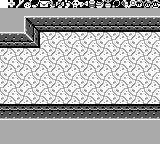

A 2D game scene composited from a Tiled map and its tileset images. What follows is a short description and the map's XML, with every tile layer's data as written:
An orthogonal 20x18 tile map with 8x8 px tiles, 2 tile layers (bg, Tile Layer 1), 6 tilesets.

<map version="1.2" tiledversion="1.2.2" orientation="orthogonal" renderorder="right-down" width="20" height="18" tilewidth="8" tileheight="8" infinite="0" nextlayerid="3" nextobjectid="1">
 <tileset firstgid="1" source="items-2.tsx" />
 <tileset firstgid="65" source="floor-i.tsx" />
 <tileset firstgid="81" source="dungeon-items.tsx" />
 <tileset firstgid="97" source="overworld-landscape.tsx" />
 <tileset firstgid="193" source="walls-a.tsx" />
 <tileset firstgid="225" source="font.tsx" />
 <layer id="1" name="bg" width="20" height="18">
  <data encoding="csv">
173,50,51,52,53,54,55,56,57,58,49,96,94,95,42,173,173,173,173,173,
65,66,65,66,65,66,65,66,65,66,65,66,65,66,65,66,65,66,65,66,
67,68,67,68,67,68,67,68,67,68,67,68,67,68,67,68,67,68,67,68,
65,66,65,66,65,66,65,66,65,66,65,66,65,66,65,66,65,66,65,66,
67,68,67,68,67,68,67,68,67,68,67,68,67,68,67,68,67,68,67,68,
65,66,65,66,65,66,65,66,65,66,65,66,65,66,65,66,65,66,65,66,
67,68,67,68,67,68,67,68,67,68,67,68,67,68,67,68,67,68,67,68,
65,66,65,66,65,66,65,66,65,66,65,66,65,66,65,66,65,66,65,66,
67,68,67,68,67,68,67,68,67,68,67,68,67,68,67,68,67,68,67,68,
65,66,65,66,65,66,65,66,65,66,65,66,65,66,65,66,65,66,65,66,
67,68,67,68,67,68,67,68,67,68,67,68,67,68,67,68,67,68,67,68,
65,66,65,66,65,66,65,66,65,66,65,66,65,66,65,66,65,66,65,66,
67,68,67,68,67,68,67,68,67,68,67,68,67,68,67,68,67,68,67,68,
65,66,65,66,65,66,65,66,65,66,65,66,65,66,65,66,65,66,65,66,
67,68,67,68,67,68,67,68,67,68,67,68,67,68,67,68,67,68,67,68,
65,66,65,66,65,66,65,66,65,66,65,66,65,66,65,66,65,66,65,66,
67,68,67,68,67,68,67,68,67,68,67,68,67,68,67,68,67,68,67,68,
65,66,65,66,65,66,65,66,65,66,65,66,65,66,65,66,65,66,65,66
</data>
 </layer>
 <layer id="2" name="Tile Layer 1" width="20" height="18">
  <data encoding="csv">
192,359,372,373,375,360,361,362,363,365,369,370,371,374,377,378,379,366,367,368,
189,189,189,189,189,189,189,189,189,189,189,189,189,189,189,189,189,189,189,189,
189,189,189,2684354755,2684354763,2684354763,2684354763,2684354763,2684354763,2684354763,2684354763,2684354763,2684354763,2684354763,2684354763,2684354763,2684354763,2684354763,2684354763,2684354763,
189,189,189,203,2684354771,217,217,217,217,217,217,217,217,217,217,217,217,217,217,217,
2684354763,2684354763,2684354763,1073742023,1610612953,0,0,0,0,0,0,0,0,0,0,0,0,0,0,0,
217,217,217,217,3221225688,0,0,0,0,0,0,0,0,0,0,0,0,0,0,0,
0,0,0,0,0,0,0,0,0,0,0,0,0,0,0,0,0,0,0,0,
0,0,0,0,0,0,0,0,0,0,0,0,0,0,0,0,0,0,0,0,
0,0,0,0,0,0,0,0,0,0,0,0,0,0,0,0,0,0,0,0,
0,0,0,0,0,0,0,0,0,0,0,0,0,0,0,0,0,0,0,0,
0,0,0,0,0,0,0,0,0,0,0,0,0,0,0,0,0,0,0,0,
0,0,0,0,0,0,0,0,0,0,0,0,0,0,0,0,0,0,0,0,
0,0,0,0,0,0,0,0,0,0,0,0,0,0,0,0,0,0,0,0,
3221225689,3221225689,3221225689,3221225689,3221225689,3221225689,3221225689,3221225689,3221225689,3221225689,3221225689,3221225689,3221225689,3221225689,3221225689,3221225689,3221225689,3221225689,3221225689,3221225689,
1610612939,1610612939,1610612939,1610612939,1610612939,1610612939,1610612939,1610612939,1610612939,1610612939,1610612939,1610612939,1610612939,1610612939,1610612939,1610612939,1610612939,1610612939,1610612939,1610612939,
189,189,189,189,189,189,189,189,189,189,189,189,189,189,189,189,189,189,189,189,
189,189,189,189,189,189,189,189,189,189,189,189,189,189,189,189,189,189,189,189,
189,189,189,189,189,189,189,189,189,189,189,189,189,189,189,189,189,189,189,189
</data>
 </layer>
</map>
